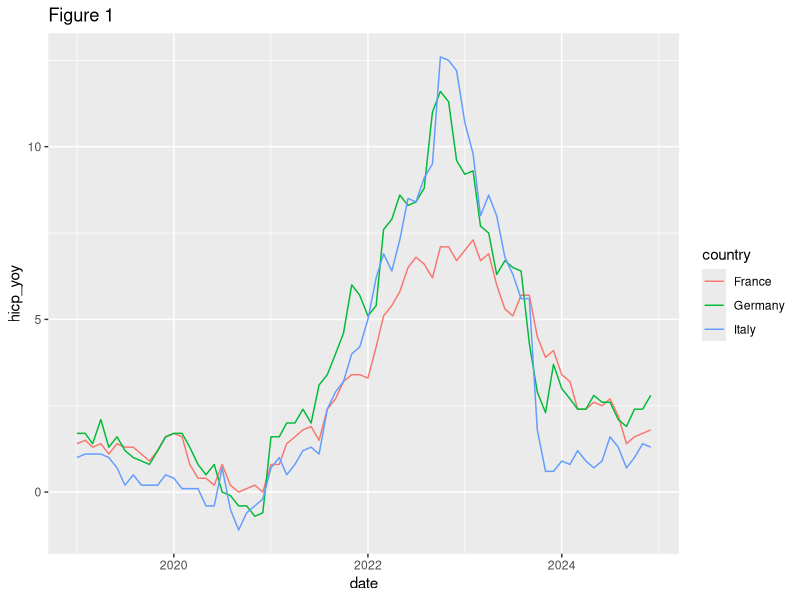
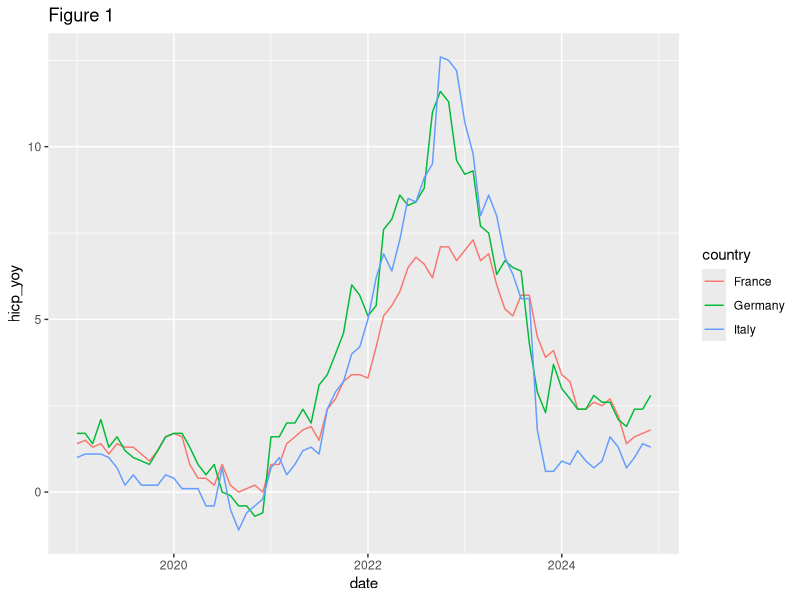
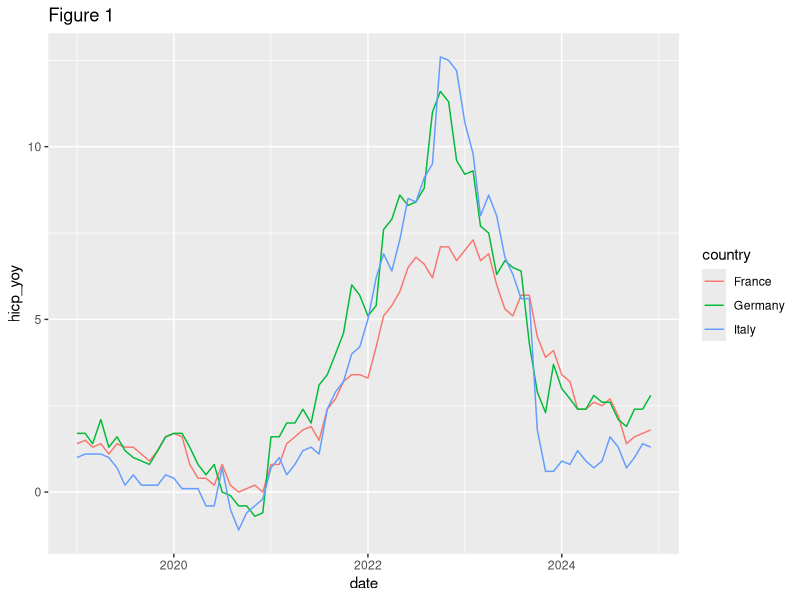

R code for these plots, in order:
# Workshop I — Fix this chart (15 min, solo)
# Data: HICP inflation, year-on-year %, monthly, DE/FR/IT, 2019-01 to 2024-12.
# Source: Eurostat, table prc_hicp_minr (unit = RCH_A, coicop18 = TOTAL)
#   https://ec.europa.eu/eurostat/databrowser/view/prc_hicp_minr/default/table?lang=en
# (prc_hicp_minr replaced the discontinued prc_hicp_manr in 2026.)

library(tidyverse)


# ---- Data -------------------------------------------------------------------

inflation <- read_csv("inflation.csv", show_col_types = FALSE)

glimpse(inflation)
range(inflation$date)
unique(inflation$country)


# ---- The bad chart ----------------------------------------------------------

bad_chart <-
  ggplot(inflation, aes(x = date, y = hicp_yoy, color = country)) +
  geom_line() +
  labs(title = "Figure 1", x = "date", y = "hicp_yoy")

bad_chart


# ---- Your turn --------------------------------------------------------------
# Turn the analyst's chart above into a journalist's chart.
# Pick one headline finding, then apply the annotation checklist from the lecture.
# Save your finished chart as `good_chart`.

good_chart <- bad_chart

# ... your edits here ...

good_chart


# ---- Save at mobile size ----------------------------------------------------

ggsave("good_chart.png", good_chart,
       width = 6, height = 4, dpi = 300, bg = "white")
